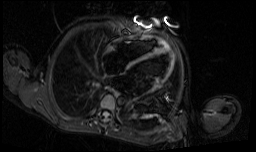
#> input picture Normal/img0001--23.1259.jpg, 256 x 152 px, found by its file name; its folder holds only this picture in this run
$ jupyter execute --allow-errors 'Feature Extraction Using Hog.ipynb'
#> lines starting #> are read from the running program, lines starting #| are printed output that depends on the picture
[cell 1]
from sklearn.preprocessing import StandardScaler
import numpy as np
import os
import pandas as pd
import pandas as pd
import matplotlib.pyplot as plt
import cv2
from skimage.feature import hog
import pickle

[cell 2]
if not os.path.exists('/home/rupok1/Downloads/Normal'):
    print('The directory /Desktop/Normal does not exist.')
elif not os.listdir('/home/rupok1/Downloads/Normal'):
    print('The directory /Desktop/Normal is empty.')
else:
    for dirname, _, filenames in os.walk('/home/rupok1/Downloads/Normal'):
        for filename in filenames:
            print(os.path.join(dirname, filename))


if not os.path.exists('/home/rupok1/Downloads/Sick'):
    print('The directory /Desktop/Sick does not exist.')
elif not os.listdir('/home/rupok1/Downloads/Normal'):
    print('The directory /Desktop/Sick is empty.')
else:
    for dirname, _, filenames in os.walk('/home/rupok1/Downloads/Sick'):
        for filename in filenames:
            print(os.path.join(dirname, filename))

[cell 3]
normal_path = '/home/rupok1/Downloads/Normal'
sick_path = '/home/rupok1/Downloads/Sick'

[cell 4]
normal_images = []
for image_file in os.listdir(normal_path):
    image_path = os.path.join(normal_path, image_file)
    image = cv2.imread(image_path)
#> image is the input picture: shape (152, 256, 3); min 0, max 255, mean 21.5

    if image is not None:
        normal_images.append(image)

[cell 5]
normal_images

[cell 6]
sick_images = []
#> (the rest of this cell did not finish here and is left out)

[cell 7]
sick_images

[cell 8]
def preprocess_image(image):
    image = cv2.cvtColor(image, cv2.COLOR_BGR2GRAY)
    image = cv2.resize(image, (224, 224))
    image = image / 255.0
    return image

[cell 9]
preprocessed_normal_images = []
for image in normal_images:
    preprocessed_image = preprocess_image(image)
    preprocessed_normal_images.append(preprocessed_image)
#> this loop made 1 pass
#> pass 1, in preprocess_image, `image = cv2.resize(image, (224, 224))`:
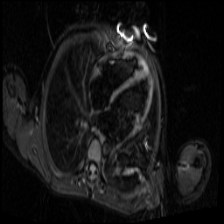
#> image: shape (224, 224); min 0, max 255, mean 21.4
#> after the loop, preprocessed_normal_images = 1 item

[cell 10]
preprocessed_normal_images

[cell 11]
preprocessed_sick_images = []
for image in sick_images:
    preprocessed_image = preprocess_image(image)
    preprocessed_sick_images.append(preprocessed_image)
#> after the loop, preprocessed_sick_images = []

[cell 12]
preprocessed_sick_images

[cell 13]
def extract_hog_features(image):
    hog_features = hog(image, orientations=8, pixels_per_cell=(8, 8), cells_per_block=(2, 2))
    return hog_features

[cell 14]
normal_hog_features = []
for image in preprocessed_normal_images:
    hog_features = extract_hog_features(image)
    normal_hog_features.append(hog_features)
#> after the loop, normal_hog_features = 1 item

[cell 15]
normal_hog_features

[cell 16]
sick_hog_features = []
for image in preprocessed_sick_images:
    hog_features = extract_hog_features(image)
    sick_hog_features.append(hog_features)
#> this loop made 0 passes
#> after the loop, sick_hog_features = []

[cell 17]
sick_hog_features

#> (a cell that did not finish here is left out)

#> (a cell that did not finish here is left out)

#> (a cell that did not finish here is left out)

[cell 21]
normal_targets = np.zeros(len(normal_hog_features), dtype=int)
#> normal_targets = [0]
sick_targets = np.ones(len(sick_hog_features), dtype=int)
#> sick_targets = empty array

[cell 22]
all_targets = np.concatenate((normal_targets, sick_targets))
#> all_targets = [0]


$ run again, on Normal/img0001-47.8247.jpg
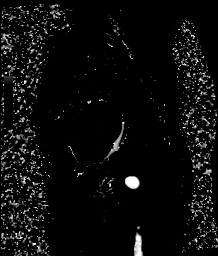
#> input picture Normal/img0001-47.8247.jpg, 218 x 256 px, found by its file name
#> image is the input picture: shape (256, 218, 3); min 0, max 255, mean 11.8
#> the loop `for image in normal_images:` made 1 pass
#> pass 1, in preprocess_image, `image = cv2.resize(image, (224, 224))`:
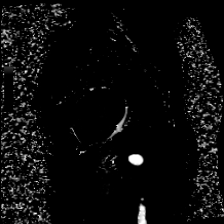
#> image: shape (224, 224); min 0, max 255, mean 11.8
#> after the loop `for image in normal_images:`: preprocessed_normal_images = 1 item
#> after the loop `for image in sick_images:`: preprocessed_sick_images = []
#> the loop `for image in preprocessed_normal_images:` made 1 pass
#> after the loop `for image in preprocessed_normal_images:`: normal_hog_features = 1 item
#> after the loop `for image in preprocessed_sick_images:`: sick_hog_features = []
#> normal_targets = [0]
#> sick_targets = empty array
#> all_targets = [0]

$ run again, on Normal/img0001-50.9869.jpg
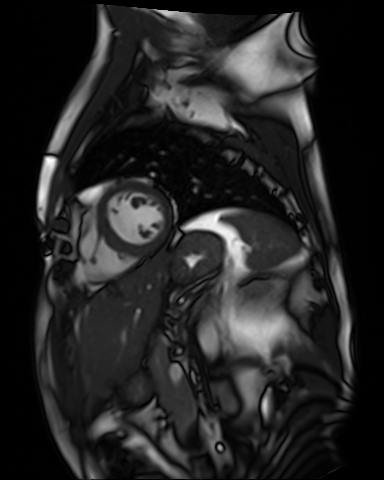
#> input picture Normal/img0001-50.9869.jpg, 384 x 480 px, found by its file name
#> image is the input picture: shape (480, 384, 3); min 0, max 255, mean 36.9
#> the loop `for image in normal_images:` made 1 pass
#> pass 1, in preprocess_image, `image = cv2.resize(image, (224, 224))`:
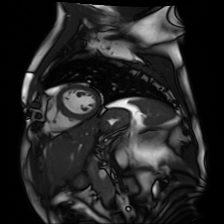
#> image: shape (224, 224); min 0, max 253, mean 36.8
#> after the loop `for image in normal_images:`: preprocessed_normal_images = 1 item
#> after the loop `for image in sick_images:`: preprocessed_sick_images = []
#> the loop `for image in preprocessed_normal_images:` made 1 pass
#> after the loop `for image in preprocessed_normal_images:`: normal_hog_features = 1 item
#> after the loop `for image in preprocessed_sick_images:`: sick_hog_features = []
#> normal_targets = [0]
#> sick_targets = empty array
#> all_targets = [0]

$ run again, on Normal/img0001-52.1049.jpg
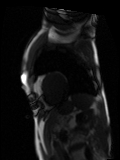
#> input picture Normal/img0001-52.1049.jpg, 120 x 160 px, found by its file name
#> image is the input picture: shape (160, 120, 3); min 0, max 255, mean 19
#> the loop `for image in normal_images:` made 1 pass
#> pass 1, in preprocess_image, `image = cv2.resize(image, (224, 224))`:
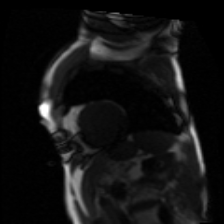
#> image: shape (224, 224); min 0, max 255, mean 18.9
#> after the loop `for image in normal_images:`: preprocessed_normal_images = 1 item
#> after the loop `for image in sick_images:`: preprocessed_sick_images = []
#> the loop `for image in preprocessed_normal_images:` made 1 pass
#> after the loop `for image in preprocessed_normal_images:`: normal_hog_features = 1 item
#> after the loop `for image in preprocessed_sick_images:`: sick_hog_features = []
#> normal_targets = [0]
#> sick_targets = empty array
#> all_targets = [0]
